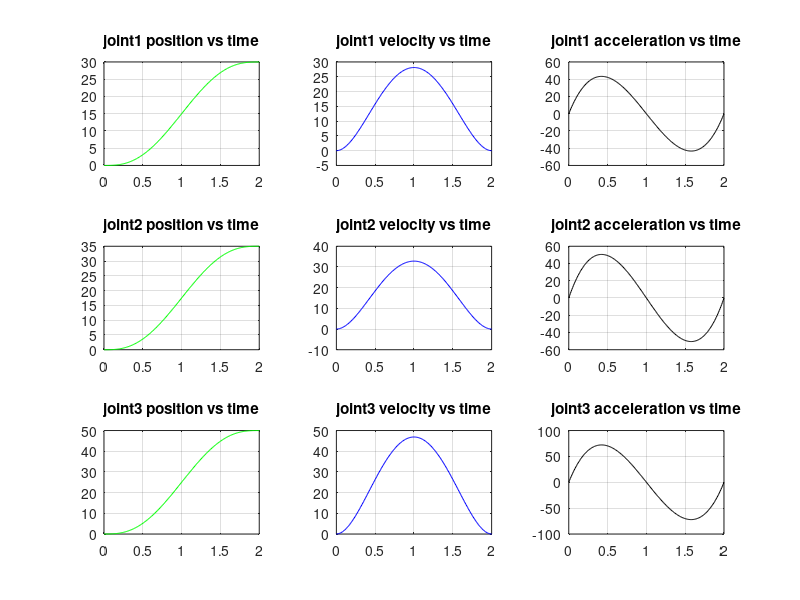

Write MATLAB code to recreate this figure.
%for this task I am printing plots only for the first three joints, while
%for the last three joints I am just calculating the coefs while plotting
%is absolutly possible but I think it does not serve any important purpose
%in this case.

q10 = 0; q1f = 30; v10 = 0; v1f = 0;acc10 = 0;acc1f = 0;
q20 = 0; q2f = 35;  v20 = 0; v2f = 0; acc20 = 0;  acc2f = 0;
q30 = 0; q3f = 50;v30=0; v3f=0; acc30=0; acc3f=0;
q40 = 0; q4f = 30;v40=0; v4f=0; acc40=0; acc4f=0;
q50 = 0; q5f = 30;v50=0; v5f=0; acc50=0; acc5f=0;
q60 = 0; q6f = 25;v60=0; v6f=0; acc60=0; acc6f=0;
t0=0;tf=2;
A = [1 t0 t0^2 t0^3 t0^4 t0^5
     0 1 2*t0 3*t0^2 4*t0^3 5*t0^4
     0 0 2 6*t0 12*t0^2 20*t0^3
     1 tf tf^2 tf^3 tf^4 tf^5
     0 1 2*tf 3*tf^2 4*tf^3 5*tf^4
     0 0 2 6*tf 12*tf^2 20*tf^3];
c1 = [q10;v10;acc10;q1f;v1f;acc1f];
b1 = A\c1;
% computing for joint 1
a01 = b1(1); a11 = b1(2); a21 = b1(3); a31 = b1(4); a41 = b1(5); a51 = b1(6);
t = t0:0.01:tf;
 q1 = a01+a11.*t+a21.*t.^2+a31.*t.^3+a41.*t.^4+a51.*t.^5;
 v1 = a11+2*a21.*t+3*a31.*t.^2+4*a41.*t.^3+5*a51.*t.^4;
 acc1 = 2*a21+6*a31.*t+12*a41.*t.^2+20*a51.*t.^3;
 subplot(3,3,1)
 plot(t,q1,'g-')
 title('joint1 position vs time')
 grid on
 subplot(3,3,2)
 plot(t,v1,'b-')
 title('joint1 velocity vs time')
 grid on
  subplot(3,3,3)
 plot(t,acc1,'k-')
 title('joint1 acceleration vs time')
 grid on
 % computing for joint 2
c1 = [q20;v20;acc20;q2f;v2f;acc2f];
b1 = A\c1;
% computing for joint 2
a01 = b1(1); a11 = b1(2); a21 = b1(3); a31 = b1(4); a41 = b1(5); a51 = b1(6);
t = t0:0.01:tf;
 q2 = a01+a11.*t+a21.*t.^2+a31.*t.^3+a41.*t.^4+a51.*t.^5;
 v2 = a11+2*a21.*t+3*a31.*t.^2+4*a41.*t.^3+5*a51.*t.^4;
 acc2 = 2*a21+6*a31.*t+12*a41.*t.^2+20*a51.*t.^3;
  subplot(3,3,4)
 plot(t,q2,'g-')
 title('joint2 position vs time')
 grid on
 subplot(3,3,5)
 plot(t,v2,'b-')
 title('joint2 velocity vs time')
 grid on
 subplot(3,3,6)
 plot(t,acc2,'k-')
 title('joint2 acceleration vs time')
 grid on
 % computing for joint 3
 c1 = [q30;v30;acc30;q3f;v3f;acc3f];
b1 = A\c1;
a01 = b1(1); a11 = b1(2); a21 = b1(3); a31 = b1(4); a41 = b1(5); a51 = b1(6);
t = t0:0.01:tf;
 q3 = a01+a11.*t+a21.*t.^2+a31.*t.^3+a41.*t.^4+a51.*t.^5;
 v3 = a11+2*a21.*t+3*a31.*t.^2+4*a41.*t.^3+5*a51.*t.^4;
 acc3 = 2*a21+6*a31.*t+12*a41.*t.^2+20*a51.*t.^3;
 subplot(3,3,7)
 plot(t,q3,'g-')
 title('joint3 position vs time')
 grid on
 subplot(3,3,8)
 plot(t,v3,'b-')
 title('joint3 velocity vs time')
 grid on
 subplot(3,3,9)
 plot(t,acc3,'k-')
 title('joint3 acceleration vs time')
 grid on
 
% computing for joint 4
c1 = [q40;v40;acc40;q4f;v4f;acc4f];
b1 = A\c1;
a01 = b1(1); a11 = b1(2); a21 = b1(3); a31 = b1(4); a41 = b1(5); a51 = b1(6);

% computing for joint 5
c1 = [q50;v50;acc50;q5f;v5f;acc5f];
b1 = A\c1;
u01 = b1(1); u11 = b1(2); u21 = b1(3); u31 = b1(4); u41 = b1(5); u51 = b1(6);


% computing for joint 6
c1 = [q60;v60;acc60;q6f;v6f;acc6f];
b1 = A\c1;
y01 = b1(1); y11 = b1(2); y21 = b1(3); y31 = b1(4); y41 = b1(5); y51 = b1(6);




 